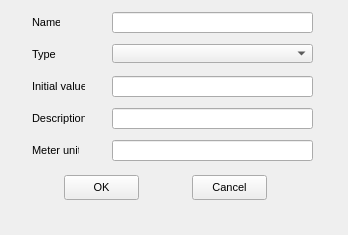
<?xml version="1.0" encoding="UTF-8"?>
<ui version="4.0">
  <class>AddLuaVar</class>
  <widget class="QWidget" name="AddLuaVar">
    <property name="geometry">
      <rect>
        <x>0</x>
        <y>0</y>
        <width>348</width>
        <height>235</height>
      </rect>
    </property>
    <property name="windowTitle">
      <string>AddLuaVar</string>
    </property>
    <property name="font">
      <font>
        <family>MS Sans Serif</family>
        <pointsize>8</pointsize>
      </font>
    </property>
    <widget class="QLabel" name="lName">
      <property name="geometry">
        <rect>
          <x>32</x>
          <y>16</y>
          <width>28</width>
          <height>13</height>
        </rect>
      </property>
      <property name="windowTitle">
        <string>Name</string>
      </property>
      <property name="text">
        <string>Name</string>
      </property>
    </widget>
    <widget class="QLabel" name="lType">
      <property name="geometry">
        <rect>
          <x>32</x>
          <y>48</y>
          <width>24</width>
          <height>13</height>
        </rect>
      </property>
      <property name="windowTitle">
        <string>Type</string>
      </property>
      <property name="text">
        <string>Type</string>
      </property>
    </widget>
    <widget class="QLabel" name="Label1">
      <property name="geometry">
        <rect>
          <x>32</x>
          <y>80</y>
          <width>53</width>
          <height>13</height>
        </rect>
      </property>
      <property name="windowTitle">
        <string>Initial value</string>
      </property>
      <property name="text">
        <string>Initial value</string>
      </property>
    </widget>
    <widget class="QLabel" name="Label2">
      <property name="geometry">
        <rect>
          <x>32</x>
          <y>112</y>
          <width>53</width>
          <height>13</height>
        </rect>
      </property>
      <property name="windowTitle">
        <string>Description</string>
      </property>
      <property name="text">
        <string>Description</string>
      </property>
    </widget>
    <widget class="QLabel" name="Label3">
      <property name="geometry">
        <rect>
          <x>32</x>
          <y>144</y>
          <width>47</width>
          <height>13</height>
        </rect>
      </property>
      <property name="windowTitle">
        <string>Meter unit</string>
      </property>
      <property name="text">
        <string>Meter unit</string>
      </property>
    </widget>
    <widget class="QComboBox" name="cbVarType">
      <property name="geometry">
        <rect>
          <x>112</x>
          <y>44</y>
          <width>201</width>
          <height>19</height>
        </rect>
      </property>
    </widget>
    <widget class="QLineEdit" name="eVarName">
      <property name="geometry">
        <rect>
          <x>112</x>
          <y>12</y>
          <width>201</width>
          <height>21</height>
        </rect>
      </property>
      <property name="text">
        <string/>
      </property>
    </widget>
    <widget class="QLineEdit" name="eVarVal">
      <property name="geometry">
        <rect>
          <x>112</x>
          <y>76</y>
          <width>201</width>
          <height>21</height>
        </rect>
      </property>
      <property name="text">
        <string/>
      </property>
    </widget>
    <widget class="QPushButton" name="btOK">
      <property name="geometry">
        <rect>
          <x>64</x>
          <y>175</y>
          <width>75</width>
          <height>25</height>
        </rect>
      </property>
      <property name="windowTitle">
        <string>OK</string>
      </property>
      <property name="text">
        <string>OK</string>
      </property>
    </widget>
    <widget class="QPushButton" name="btCancel">
      <property name="geometry">
        <rect>
          <x>192</x>
          <y>175</y>
          <width>75</width>
          <height>25</height>
        </rect>
      </property>
      <property name="windowTitle">
        <string>Cancel</string>
      </property>
      <property name="text">
        <string>Cancel</string>
      </property>
    </widget>
    <widget class="QLineEdit" name="eComment">
      <property name="geometry">
        <rect>
          <x>112</x>
          <y>108</y>
          <width>201</width>
          <height>21</height>
        </rect>
      </property>
      <property name="text">
        <string/>
      </property>
    </widget>
    <widget class="QLineEdit" name="eMeter">
      <property name="geometry">
        <rect>
          <x>112</x>
          <y>140</y>
          <width>201</width>
          <height>21</height>
        </rect>
      </property>
      <property name="text">
        <string/>
      </property>
    </widget>
  </widget>
  <resources/>
  <connections/>
</ui>
